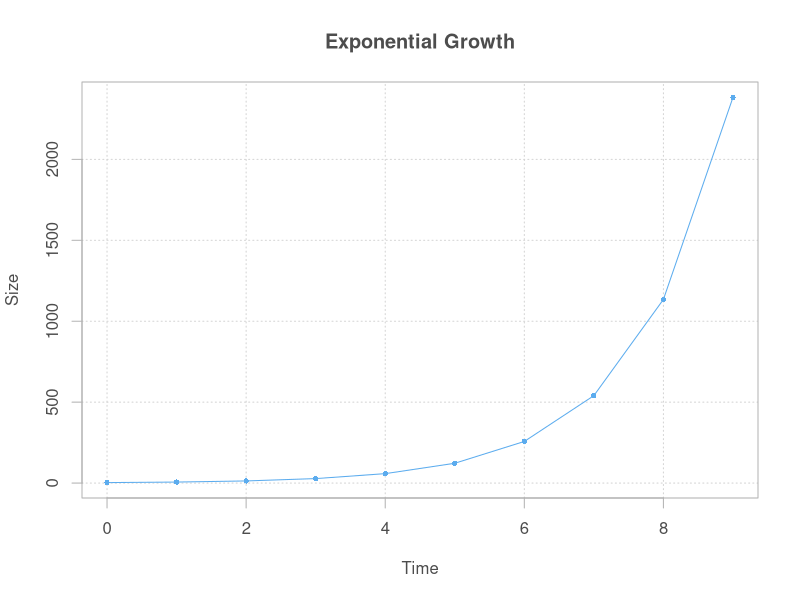
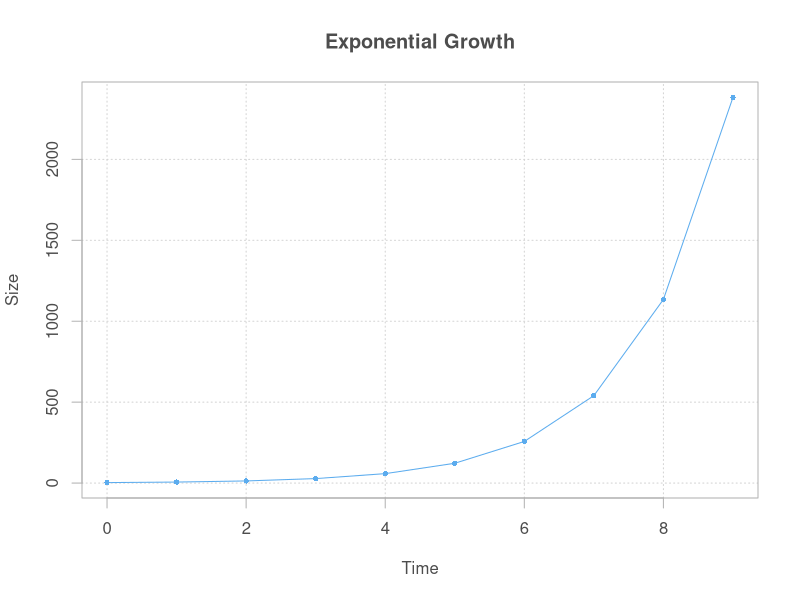
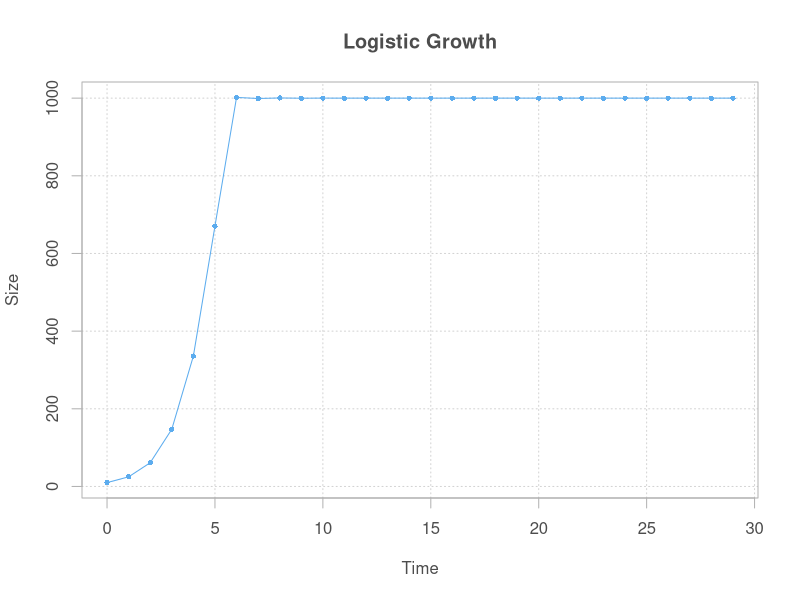
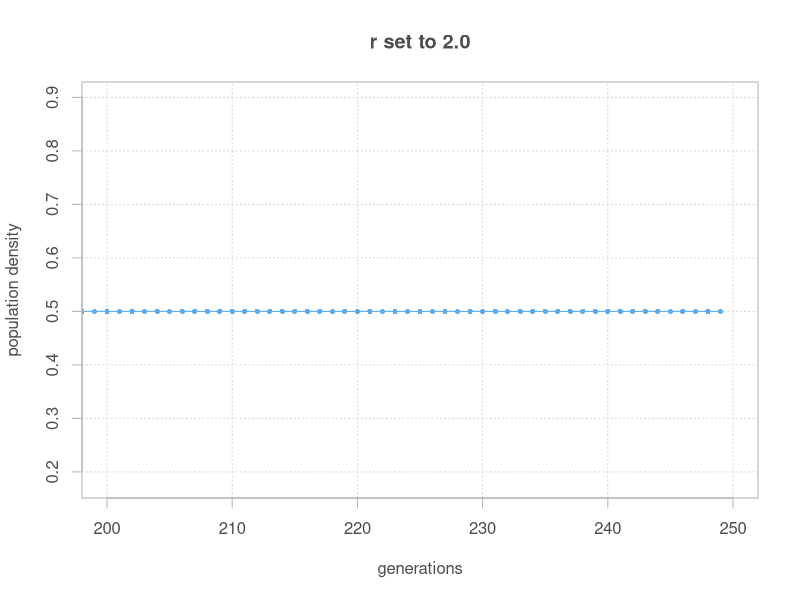
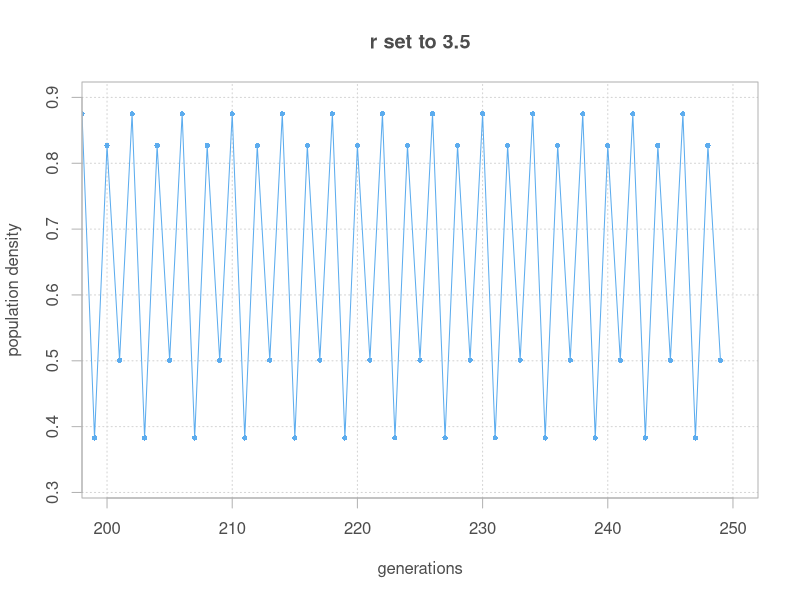
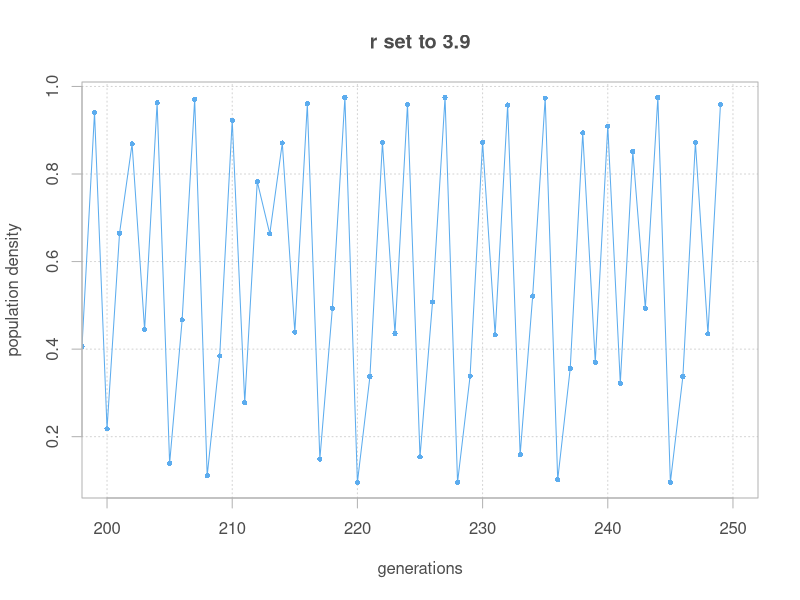
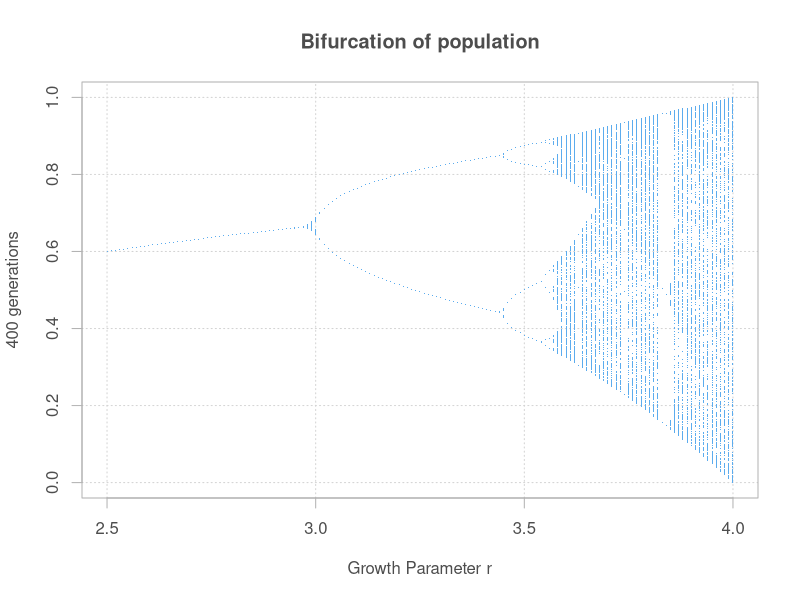

These charts were generated, in order, by the following R code:
## ---- chunk 1
PopGrowth <- function(lambda, N0, generations) {
  N <- c(N0, numeric(generations - 1))
  for (t in 1:(generations - 1)) {
    N[t + 1] <- lambda * N[t]
  }
  return(N)
}
## ---- chunk 2
lambda      <-  2.1
N0          <-  3.0
generations <- 10.0

Output <- PopGrowth(lambda, N0, generations)
Output
## ---- chunk 3
plot(0:(generations - 1), Output, type='o', xlab="Time", ylab="Size",
     main="Exponential Growth", pch=16, cex=0.7, fg="grey70", col="steelblue2",
     col.axis="grey30", col.lab="grey30", col.main="grey30", panel.first=grid())
## ---- chunk 4
lambda <- 2.1
t      <- 0:9
N0     <- 3
Nt     <- (lambda^t) * N0
Nt
## ---- chunk 5
plot(t, Nt, type='o', xlab="Time", ylab="Size", main="Exponential Growth",
     pch=16, cex=0.7, fg="grey70", col="steelblue2", col.axis="grey30",
     col.lab="grey30", col.main="grey30", panel.first=grid())
## ---- chunk 6
dlogistic <- function(K, r, N0, generations) {
  N <- c(N0, numeric(generations -1))
  for (t in 1:(generations-1)) {
    N[t + 1] <- N[t] + r * N[t] * (1 - (N[t]/K))
  }
  return(N)
}
## ---- chunk 7
K           <- 1000.0
r           <-    1.5
N0          <-   10.0
generations <-   30.0
Output <- dlogistic(K, r, N0, generations)
Output
## ---- chunk 8
plot(0:(generations - 1), Output, type='o', xlab="Time", ylab="Size", main="Logistic Growth",
     pch=16, cex=0.7, fg="grey70", col="steelblue2", col.axis="grey30", col.lab="grey30",
     col.main="grey30", panel.first=grid())
## ---- chunk 9
canlogistic <- function(r, X0, generations) {
  X <- c(X0, numeric(generations - 1))
  for (t in 1:(generations - 1)) {
    X[t + 1] <- r * X[t] * (1 - X[t])
  }
  return(X)
}
## ---- chunk 10
generations <- 250
Xt.1 <- canlogistic(r = 2.0, X0 = 0.9, generations)
Xt.2 <- canlogistic(r = 3.5, X0 = 0.9, generations)
Xt.3 <- canlogistic(r = 3.9, X0 = 0.9, generations)
## ---- chunk 11
plot(0:(generations - 1), Xt.1, type='o', xlim=c(200,250), xlab="generations",
     ylab="population density", main="r set to 2.0", pch=16, cex=0.7, fg="grey70",
     col="steelblue2", col.axis="grey30", col.lab="grey30", col.main="grey30",
     panel.first=grid())
## ---- chunk 12
plot(
  0:(generations - 1), Xt.2, type='o', xlim=c(200,250), xlab="generations",
  ylab="population density", main="r set to 3.5", pch=16, cex=0.7, fg="grey70",
  col="steelblue2", col.axis="grey30", col.lab="grey30", col.main="grey30",
  panel.first=grid())
## ---- chunk 13
plot(
  0:(generations - 1), Xt.3, type = 'o', xlim=c(200,250), xlab="generations",
  ylab="population density", main="r set to 3.9", pch=16, cex=0.7, fg="grey70",
  col="steelblue2", col.axis="grey30", col.lab="grey30", col.main="grey30",
  panel.first=grid())
## ---- chunk 14
minr        <- 2.5
maxr        <- 4.0
inc         <- 0.01
rd          <- seq(minr, maxr, inc)
ttransients <- 100
trange      <- 400

plot(c(minr, maxr), c(0,1), type="n", pch=".", xlab="Growth Parameter r",
  ylab="400 generations", main="Bifurcation of population", fg="grey70",
  col="steelblue2", col.axis="grey30", col.lab="grey30", col.main="grey30",
  panel.first=grid())

for(r in rd) {
  x <- 0.1
  for(i in 1:ttransients) {
    x <- r * x * (1 - x)
  }
  for(i in 1:trange) {
    x <- r * x * (1 - x)
    points(r, x, pch =".", col="steelblue2")
  }
}
